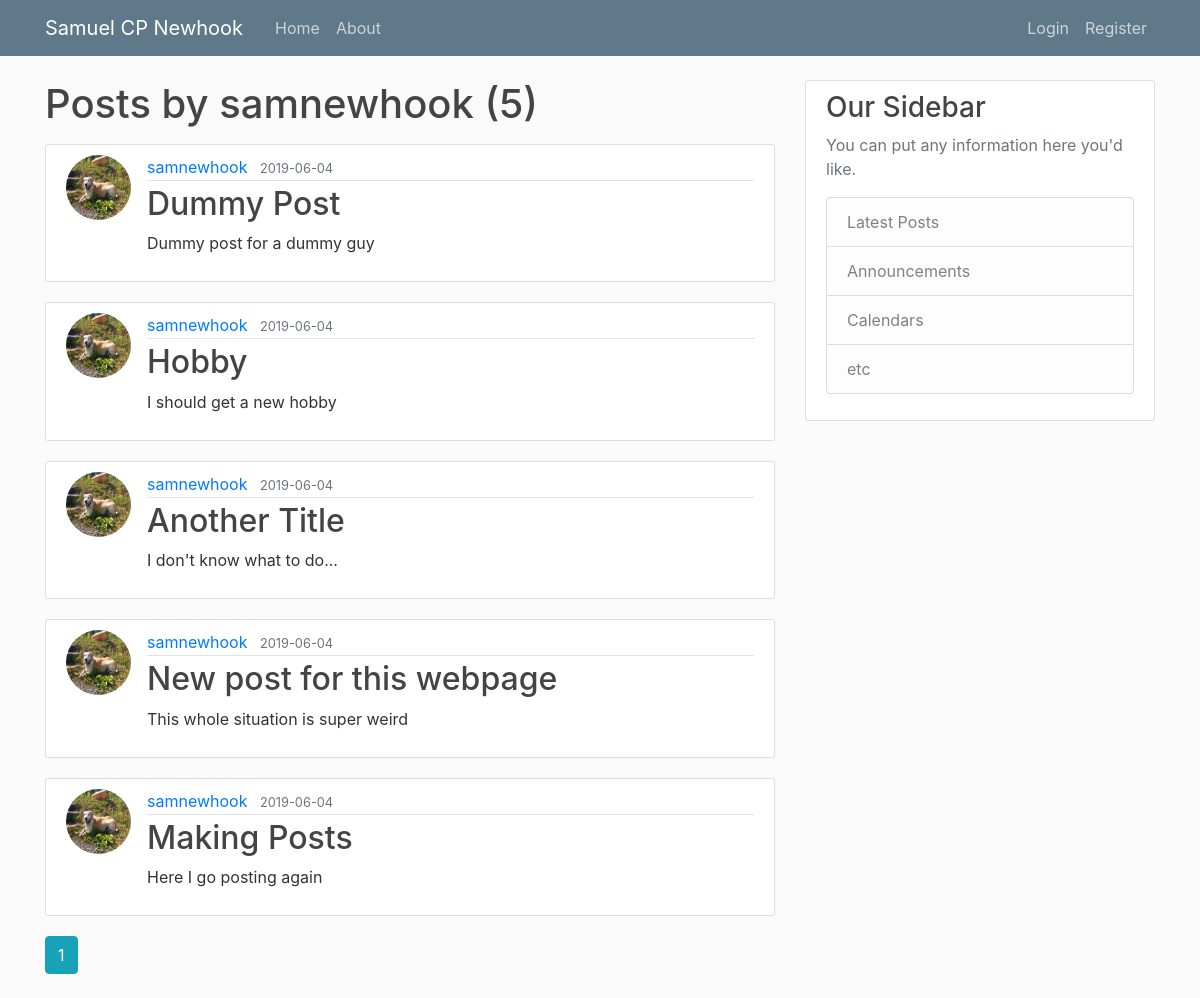
Screenshot of /user/samnewhook with the database file from the repository.
### samnewhook/models.py (models this page shows, shortened)
class User(db.Model, UserMixin):
    id = db.Column(db.Integer, primary_key=True)
    username = db.Column(db.String(20), unique=True, nullable=False)
    email = db.Column(db.String(120), unique=True, nullable=False)
    image_file = db.Column(db.String(20), nullable=False, default='default.jpg')
    password = db.Column(db.String(60), nullable=False)
    posts = db.relationship('Post', backref='author', lazy=True)

class Post(db.Model):
    id = db.Column(db.Integer, primary_key=True)
    title = db.Column(db.String(100), nullable=False)
    date_posted = db.Column(db.DateTime, nullable=False, default=datetime.utcnow)
    content = db.Column(db.Text, nullable=False)
    user_id = db.Column(db.Integer, db.ForeignKey('user.id'), nullable=False)

### samnewhook/routes.py (the view)
@app.route("/user/<string:username>")
def user_posts(username):
    page = request.args.get('page', 1, type=int)
    user = User.query.filter_by(username=username).first_or_404()
    posts = Post.query.filter_by(author=user) \
        .order_by(Post.date_posted.desc()) \
        .paginate(page=page, per_page=5)
    return render_template('user_posts.html', posts=posts, user=user)

### samnewhook/templates/user_posts.html
{% extends "layout.html" %}
{% block content %}
<h1 class="mb-3">Posts by {{ user.username }} ({{ posts.total }})</h1>
{% for post in posts.items %}
<article class="media content-section">
  <img class="rounded-circle article-img" src="{{ url_for('static', filename='profile_pics/' + post.author.image_file)}}">
  <div class="media-body">
    <div class="article-metadata">
      <a class="mr-2" href="#">{{ post.author.username }}</a>
      <small class="text-muted">{{ post.date_posted.strftime('%Y-%m-%d') }}</small>
    </div>
    <h2><a class="article-title" href="{{ url_for('post', post_id=post.id) }}">{{ post.title }}</a></h2>
    <p class="article-content">{{ post.content }}</p>
  </div>
</article>
{% endfor %}
    {% for page_num in posts.iter_pages(left_edge=1, right_edge=1, left_current=1, right_current=2) %}
        {% if page_num %}
            {% if posts.page == page_num %}
                <a class="btn btn-info mb-4" href="{{ url_for('user_posts', username=user.username, page=page_num) }}">{{ page_num }}</a>
            {% else%}
                <a class="btn btn-outline-info mb-4" href="{{ url_for('user_posts', user=user.username, page=page_num) }}">{{ page_num }}</a>
            {% endif %}
        {% else%}
            ...
        {% endif %}
    {% endfor %}
{% endblock content%}

### samnewhook/static/main.css (style rules this page uses)
body { background: #fafafa; color: #333333; margin-top: 5rem; }
h1, h2, h3, h4, h5, h6 { color: #444444; }
.content-section { background: #ffffff; padding: 10px 20px; border: 1px solid #dddddd; border-radius: 3px; margin-bottom: 20px; }
.article-title { color: #444444; }
.article-content { white-space: pre-line; }
.article-img { height: 65px; width: 65px; margin-right: 16px; }
.article-metadata { padding-bottom: 1px; margin-bottom: 4px; border-bottom: 1px solid #e3e3e3 }

### rows the page displays
User: username "samnewhook"
Post: image_file (picture), author.username "samnewhook", date_posted "2019-06-04", title "Dummy Post", content "Dummy post for a dummy guy"
Post: image_file (picture), author.username "samnewhook", date_posted "2019-06-04", title "Hobby", content "I should get a new hobby"
Post: image_file (picture), author.username "samnewhook", date_posted "2019-06-04", title "Another Title", content "I don't know what to do..."
Post: image_file (picture), author.username "samnewhook", date_posted "2019-06-04", title "New post for this webpage", content "This whole situation is super weird"
Post: image_file (picture), author.username "samnewhook", date_posted "2019-06-04", title "Making Posts", content "Here I go posting again"

### other values shown
{{ posts.total }} "5"
{{ page_num }} "1"
